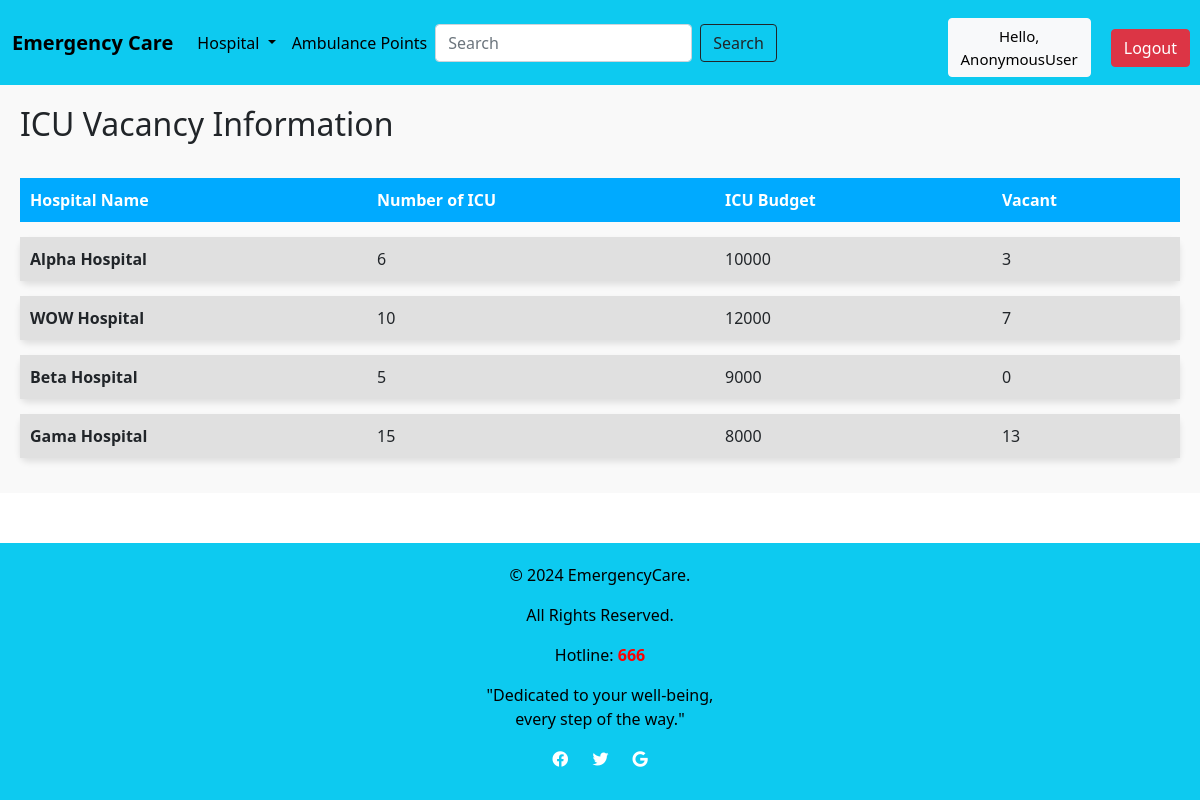
/ICUVacancy/, run on the app's committed database.
### emergencycare/models.py (models this page shows, shortened)
class ICUVacancy(models.Model):
    H_Name = models.ForeignKey(Hospital, on_delete=models.CASCADE)
    Number_of_ICU = models.IntegerField(blank=True, null=True)
    ICU_Budget = models.IntegerField(blank=True, null=True)
    Vacant = models.CharField(max_length=200,blank=True, null=True)

class Hospital(models.Model):
    H_ID = models.CharField(max_length=200)
    H_name = models.CharField(max_length=200)
    Area_name = models.ForeignKey(Location, on_delete=models.CASCADE)
    image = models.ImageField(upload_to='images/',blank=True, null=True, default='images/default.jpg')
    def __str__(self):
        return self.H_name

### emergencycare/views.py (the view)
# urls.py: path('ICUVacancy/',e_views.icuvac,name='ICUVacancy'),
def icuvac(request):
    icuvac = ICUVacancy.objects.all()
    context = {
        'icuvac': icuvac,
    }
    return render(request, template_name='ICUVacancy.html',context=context)

### templates/ICUVacancy.html (shortened to what this page needs)
{% extends 'Home.html' %}
{% block content %}
{% load static %}
<div style="padding: 20px; background-color: #f9f9f9;">
    <h2 style="margin-bottom: 20px;">ICU Vacancy Information</h2>
    {% if icuvac %}
    <table style="width: 100%; border-collapse: separate; border-spacing: 0 15px;">
        <thead>
            <tr style="background-color: #00aaff; color: white; text-align: left; padding: 10px;">
                <th style="padding: 10px;">Hospital Name</th>
                <th style="padding: 10px;">Number of ICU</th>
                <th style="padding: 10px;">ICU Budget</th>
                <th style="padding: 10px;">Vacant</th>
            </tr>
        </thead>
        <tbody>
            {% for i in icuvac %}
            <tr style="background-color: #e0e0e0; box-shadow: 0px 4px 6px rgba(0, 0, 0, 0.1); border-radius: 8px; overflow: hidden;">
                <td style="padding: 10px; font-weight: bold;">{{ i.H_Name }}</td>
                <td style="padding: 10px;">{{ i.Number_of_ICU }}</td>
                <td style="padding: 10px;">{{ i.ICU_Budget }}</td>
                <td style="padding: 10px;">{{ i.Vacant }}</td>
            </tr>
            {% endfor %}
        </tbody>
    </table>
    {% else %}
    <p>No ICU information found.</p>
    {% endif %}
</div>
{% endblock %}

### data on the page
ICUVacancy: H_Name "Alpha Hospital", Number_of_ICU "6", ICU_Budget "10000", Vacant "3"
ICUVacancy: H_Name "WOW Hospital", Number_of_ICU "10", ICU_Budget "12000", Vacant "7"
ICUVacancy: H_Name "Beta Hospital", Number_of_ICU "5", ICU_Budget "9000", Vacant "0"
ICUVacancy: H_Name "Gama Hospital", Number_of_ICU "15", ICU_Budget "8000", Vacant "13"

### other printed values
{{ request.user }} "AnonymousUser"
